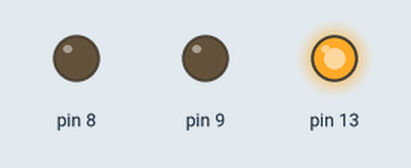
The sketch below on a simulated Arduino Uno, built with avr-gcc and run on an emulated ATmega328P. Parts: output pins drawn as LEDs (lit = HIGH).

Above: at 0.2 s.
At 9.7 s:
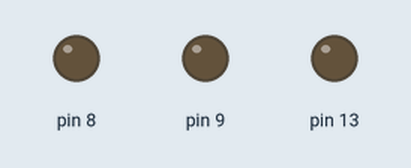
At 19.2 s:
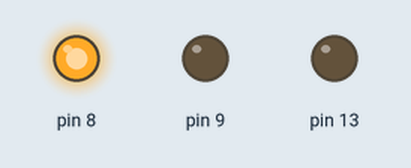
At 38.2 s:
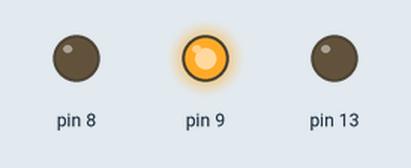
Timing chart, 0 to 39.0 s (numbered marks = the images above):
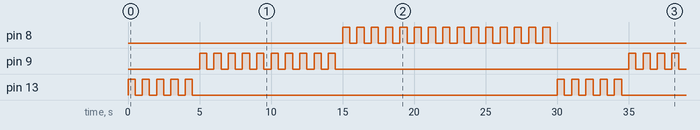

Measured:
- by itself, pin 8: repeats every 30.0 s: HIGH 0.50 s, LOW 15.5 s, 14 × (HIGH 0.50 s, LOW 0.50 s)
- by itself, pin 9: repeats every 30.0 s: 9 × (LOW 0.50 s, HIGH 0.50 s), LOW 20.5 s, HIGH 0.50 s
- by itself, pin 13: repeats every 30.0 s: 4 × (LOW 0.50 s, HIGH 0.50 s), LOW 25.5 s, HIGH 0.50 s

The sketch:

03_Arduino_Intro_Breadboards.ino
```cpp
void setup()
{
 pinMode(8, OUTPUT);
 pinMode(9, OUTPUT);
 pinMode(13, OUTPUT);
}

void loop() {
      for (int i=0; i<5; i++) {
        digitalWrite(13, HIGH);
        delay(500);
        digitalWrite(13, LOW);
        delay(500);
      }
    for (int i=0; i<10; i++) {
        digitalWrite(9, HIGH);
        delay(500);
        digitalWrite(9, LOW);
        delay(500);
      }
    for (int i=0; i<15; i++) {
        digitalWrite(8, HIGH);
        delay(500);
        digitalWrite(8, LOW);
        delay(500);
      }
}
```
